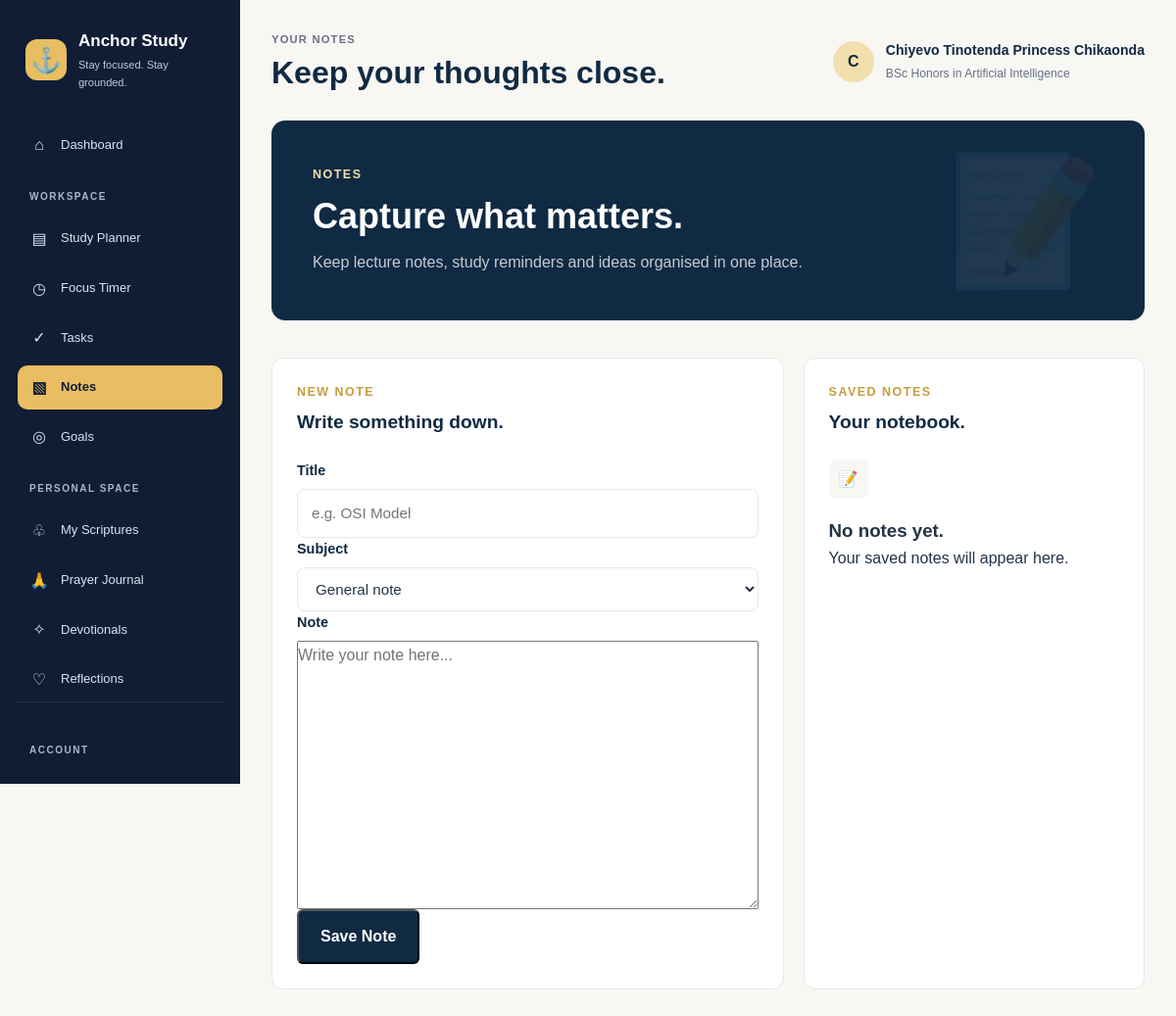
Page /notes (signed in) on the committed database.
### models.py (models this page shows)
class User(db.Model):
    id = db.Column(db.Integer, primary_key=True)
    full_name = db.Column(db.String(100), nullable=False)
    email = db.Column(db.String(120), unique=True, nullable=False)
    university = db.Column(db.String(150), nullable=False)
    course = db.Column(db.String(150), nullable=False)
    year_of_study = db.Column(db.Integer, nullable=False)
    password_hash = db.Column(db.String(255), nullable=False)
    created_at = db.Column(db.DateTime, default=datetime.utcnow)
    subjects = db.relationship(
        "Subject",
        backref="user",
        lazy=True,
        cascade="all, delete-orphan"
    )
    study_plans = db.relationship(
        "StudyPlan",
        backref="user",
        lazy=True,
        cascade="all, delete-orphan"
    )
    tasks = db.relationship(
        "Task",
        backref="user",
        lazy=True,
        cascade="all, delete-orphan"
    )
    notes = db.relationship(
        "Note",
        backref="user",
        lazy=True,
        cascade="all, delete-orphan"
    )
    goals = db.relationship(
        "Goal",
        backref="user",
        lazy=True,
        cascade="all, delete-orphan"
    )
    scriptures = db.relationship(
        "Scripture",
        backref="user",
        lazy=True,
        cascade="all, delete-orphan"
    )
    prayer_entries = db.relationship(
        "PrayerEntry",
        backref="user",
        lazy=True,
        cascade="all, delete-orphan"
    )
    reflections = db.relationship(
        "Reflection",
        backref="user",
        lazy=True,
        cascade="all, delete-orphan"
)
    theme = db.Column(
    db.String(30),
    nullable=False,
    default="anchor_classic",
    server_default="anchor_classic"
)
    doodle_style = db.Column(
    db.String(20),
    nullable=False,
    default="off",
    server_default="off"
)

### app.py (the view, shortened to what this page needs)
@app.route("/notes", methods=["GET", "POST"])
def notes():
    if "user_id" not in session:
        return redirect(url_for("login"))
    user = db.session.get(User, session["user_id"])
    if not user:
        session.clear()
        return redirect(url_for("login"))
    subjects = Subject.query.filter_by(
        user_id=user.id
    ).order_by(Subject.name.asc()).all()
    note_list = Note.query.filter_by(
        user_id=user.id
    ).order_by(Note.created_at.desc()).all()
    return render_template(
        "notes.html",
        user=user,
        subjects=subjects,
        notes=note_list
    )

### templates/notes.html (shortened to what this page needs)
<!DOCTYPE html>
<html lang="en" data-theme="{{ user.theme or 'anchor_classic' }}" data-doodles="{{ user.doodle_style or 'off' }}">
<head>
    <link rel="stylesheet" href="{{ url_for('static', filename='css/style.css') }}">
</head>
<body>
    <div class="app-layout">
        <aside class="sidebar" id="appSidebar">
            <div class="sidebar-brand">
                <a href="{{ url_for('dashboard') }}">
                    <span class="brand-symbol">⚓</span>
                    <span class="brand-copy">
                        <strong>Anchor Study</strong>
                        <span>Stay focused. Stay grounded.</span>
                    </span>
                </a>
            </div>
            <nav class="sidebar-nav">
                <a href="{{ url_for('dashboard') }}" class="sidebar-link">
                    <span>⌂</span>
                    <span>Dashboard</span>
                </a>
                <div class="sidebar-section">
                    <p>Workspace</p>
                    <a href="{{ url_for('study') }}" class="sidebar-link">
                        <span>▤</span>
                        <span>Study Planner</span>
                    </a>
                    <a href="{{ url_for('timer') }}" class="sidebar-link">
                        <span>◷</span>
                        <span>Focus Timer</span>
                    </a>
                    <a href="{{ url_for('tasks') }}" class="sidebar-link">
                        <span>✓</span>
                        <span>Tasks</span>
                    </a>
                    <a href="{{ url_for('notes') }}" class="sidebar-link active">
                        <span>▧</span>
                        <span>Notes</span>
                    </a>
                    <a href="{{ url_for('goals') }}" class="sidebar-link">
                        <span>◎</span>
                        <span>Goals</span>
                    </a>
                </div>
                <div class="sidebar-section">
                    <p>Personal Space</p>
                    <a href="{{ url_for('scripture') }}" class="sidebar-link">
                        <span>♧</span>
                        <span>My Scriptures</span>
                    </a>
                    <a href="{{ url_for('prayer_journal') }}" class="sidebar-link">
                        <span>🙏</span>
                        <span>Prayer Journal</span>
                    </a>
                    <a href="{{ url_for('devotionals') }}" class="sidebar-link">
                        <span>✧</span>
                        <span>Devotionals</span>
                    </a>
                    <a href="{{ url_for('reflections') }}" class="sidebar-link">
                        <span>♡</span>
                        <span>Reflections</span>
                    </a>
                </div>
            </nav>
            <div class="sidebar-bottom">
                <div class="sidebar-section">
                    <p>Account</p>
                    <a href="{{ url_for('profile') }}" class="sidebar-link">
                        <span>♙</span>
                        <span>Profile</span>
                    </a>
                </div>
            </div>
        </aside>
        <main class="dashboard-main notes-main">
            <header class="dashboard-topbar">
                <div>
                    <p class="dashboard-greeting">YOUR NOTES</p>
                    <h1>Keep your thoughts close.</h1>
                </div>
                <a href="{{ url_for('profile') }}" class="dashboard-user">
                    <div class="user-avatar">
                        {{ user.full_name[0].upper() }}
                    </div>
                    <div>
                        <strong>{{ user.full_name }}</strong>
                        <span>{{ user.course }}</span>
                    </div>
                </a>
            </header>
            <section class="dashboard-intro">
                <div>
                    <p class="eyebrow">NOTES</p>
                    <h2>Capture what matters.</h2>
                    <p>Keep lecture notes, study reminders and ideas organised in one place.</p>
                </div>
                <div class="dashboard-anchor">📝</div>
            </section>
            <section class="dashboard-bottom-grid">
                <article class="dashboard-panel">
                    <div class="panel-heading">
                        <div>
                            <p class="eyebrow">NEW NOTE</p>
                            <h2>Write something down.</h2>
                        </div>
                    </div>
                    <form method="POST" class="task-form notes-form">
                        <div class="form-group">
                            <label for="title">Title</label>
                            <input
                                type="text"
                                id="title"
                                name="title"
                                placeholder="e.g. OSI Model"
                                required
                            >
                        </div>
                        <div class="form-group">
                            <label for="subject_id">Subject</label>
                            <select id="subject_id" name="subject_id">
                                <option value="">General note</option>
                            </select>
                        </div>
                        <div class="form-group">
                            <label for="content">Note</label>
                            <textarea
                                id="content"
                                name="content"
                                rows="10"
                                placeholder="Write your note here..."
                                required
                            ></textarea>
                        </div>
                        <button type="submit" class="primary-button">Save Note</button>
                    </form>
                </article>
                <article class="dashboard-panel">
                    <div class="panel-heading">
                        <div>
                            <p class="eyebrow">SAVED NOTES</p>
                            <h2>Your notebook.</h2>
                        </div>
                    </div>
                    <div class="task-list">
                        {% if notes %}
                            {% for note in notes %}
                                <div class="task-item">
                                    <div class="task-content">
                                        <h3>{{ note.title }}</h3>
                                        {% if note.subject %}
                                            <span class="note-subject">{{ note.subject.name }}</span>
                                        {% else %}
                                            <span class="note-subject">General</span>
                                        {% endif %}
                                        <p>{{ note.content }}</p>
                                        <div class="task-meta">
                                            <span>{{ note.created_at.strftime('%d %b %Y') }}</span>
                                        </div>
                                    </div>
                                    <form
                                        method="POST"
                                        action="{{ url_for('delete_note', note_id=note.id) }}"
                                        onsubmit="return confirm('Are you sure you want to delete this note?');"
                                    >
                                        <button
                                            type="submit"
                                            class="task-delete"
                                            aria-label="Delete note"
                                        >×</button>
                                    </form>
                                </div>
                            {% endfor %}
                        {% else %}
                            <div class="empty-state">
                                <div class="card-icon">📝</div>
                                <h3>No notes yet.</h3>
                                <p>Your saved notes will appear here.</p>
                            </div>
                        {% endif %}
                    </div>
                </article>
            </section>
        </main>
    </div>
</body>
</html>

### templates/notes.html (style rules this page uses)
.sidebar { width: 245px; min-width: 245px; height: 100vh; position: fixed; top: 0; left: 0; padding: 28px 18px; display: flex; flex-direction: column; background: var(--sidebar-bg, #101d35); color: #ffffff; overflow-y: auto; z-index: 1000; box-sizing: border-box; }
.sidebar-brand { display: flex; align-items: center; gap: 12px; padding: 0 8px; margin-bottom: 32px; }
.sidebar-brand a { display: flex; align-items: center; gap: 12px; color: inherit; text-decoration: none; }
.brand-symbol { width: 42px; height: 42px; flex-shrink: 0; display: flex; align-items: center; justify-content: center; border-radius: 12px; background: #e9bd62; color: #101d35; font-size: 25px; }
.brand-copy { display: flex; flex-direction: column; gap: 3px; }
.brand-copy strong { font-size: 17px; font-weight: 700; color: #ffffff; }
.brand-copy span { font-size: 11px; color: #c1cada; }
.sidebar-nav { display: flex; flex-direction: column; gap: 5px; }
.sidebar-section { display: flex; flex-direction: column; gap: 5px; margin-top: 17px; }
.sidebar-section > p { padding: 0 12px; margin: 0 0 7px; color: #aab6ca; font-size: 10px; font-weight: 700; letter-spacing: 1.5px; text-transform: uppercase; }
.sidebar-link { display: flex; align-items: center; gap: 12px; min-height: 43px; padding: 10px 12px; border-radius: 10px; color: #dce3ef; font-size: 13px; text-decoration: none; transition: background 0.2s ease, color 0.2s ease; box-sizing: border-box; }
.sidebar-link > span:first-child { width: 20px; flex-shrink: 0; display: inline-flex; align-items: center; justify-content: center; font-size: 16px; }
.sidebar-link.active { background: #e9bd62; color: #101d35; font-weight: 700; }
.sidebar-bottom { display: flex; flex-direction: column; gap: 5px; margin-top: auto; padding-top: 24px; }
.notes-main { width: calc(100% - 245px); min-height: 100vh; margin-left: 245px; padding: 32px; box-sizing: border-box; }
.notes-form textarea { resize: vertical; min-height: 180px; line-height: 1.7; }
.notes-form input, .notes-form select, .notes-form textarea { width: 100%; max-width: 100%; box-sizing: border-box; }

### rows in the picture
User: full_name "C", full_name "Chiyevo Tinotenda Princess Chikaonda", course "BSc Honors in Artificial Intelligence"
